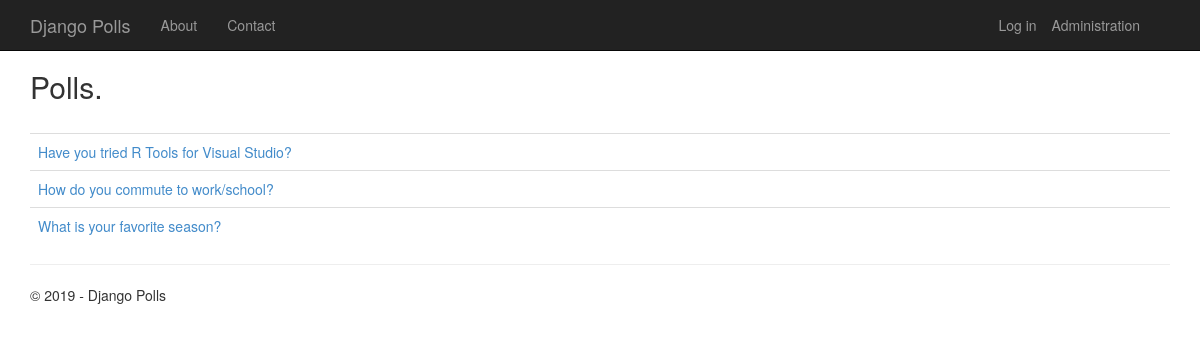
Before: / with the older database file.
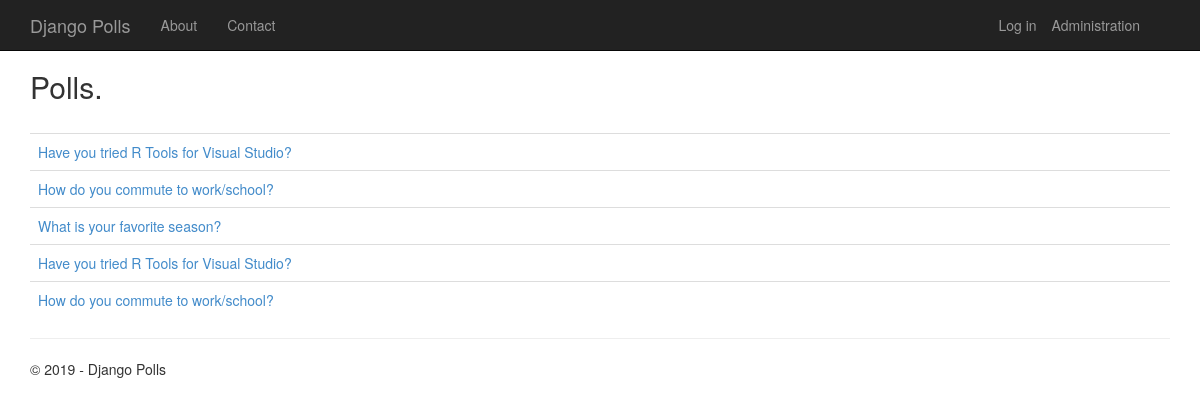
After: the same page with the newer database file.
### app/models.py (models this page shows, shortened)
class Poll(models.Model):
    text = models.CharField(max_length=200)
    pub_date = models.DateTimeField('date published')
    author = models.CharField(max_length=100, blank=True)

### app/views.py (the view)
class PollListView(ListView):
    model = Poll
    def get_context_data(self, **kwargs):
        context = super(PollListView, self).get_context_data(**kwargs)
        context['title'] = 'Polls'
        context['year'] = datetime.now().year
        return context

### app/templates/app/index.html (shortened to what this page needs)
{% extends "app/layout.html" %}
{% block content %}
<h2>Polls.</h2>
<br/>
{% if latest_poll_list %}
<table class="table table-hover">
    <tbody>
        {% for poll in latest_poll_list %}
        <tr>
            <td>
                <a href="{% url 'app:detail' poll.id %}">{{poll.text}}</a>
            </td>
        </tr>
        {% endfor %}
    </tbody>
</table>
{% endif %}
{% endblock %}

### app/templates/app/layout.html (shortened to what this page needs)
<!DOCTYPE html>
<html>
<head>
    {% load staticfiles %}
    <link rel="stylesheet" type="text/css" href="{% static 'app/content/bootstrap.min.css' %}" />
    <link rel="stylesheet" type="text/css" href="{% static 'app/content/site.css' %}" />
</head>
<body>
    <div class="navbar navbar-inverse navbar-fixed-top">
        <div class="container">
            <div class="navbar-header">
                <a href="/" class="navbar-brand">Django Polls</a>
            </div>
            <div class="navbar-collapse collapse">
                <ul class="nav navbar-nav">
                    <li><a href="{% url 'about' %}">About</a></li>
                    <li><a href="{% url 'contact' %}">Contact</a></li>
                </ul>
                {% include 'app/loginpartial.html' %}
            </div>
        </div>
    </div>
    <div class="container body-content">
{% block content %}{% endblock %}
        <hr/>
        <footer>
            <p>&copy; {{ year }} - Django Polls</p>
        </footer>
    </div>
</body>
</html>

### app/templates/app/loginpartial.html
<ul class="nav navbar-nav navbar-right">
    <li><a href="/admin">Administration</a></li>
</ul>
{% if user.is_authenticated %}
<form id="logoutForm" action="/logout" method="post" class="navbar-right">
    {% csrf_token %}
    <ul class="nav navbar-nav navbar-right">
        <li><span class="navbar-brand">Hello {{ user.username }}!</span></li>
        <li><a href="javascript:document.getElementById('logoutForm').submit()">Log off</a></li>
    </ul>
</form>
{% else %}
<ul class="nav navbar-nav navbar-right">
    <li><a href="{% url 'login' %}">Log in</a></li>
</ul>
{% endif %}

### app/static/app/content/site.css (style rules this page uses)
body { padding-top: 50px; padding-bottom: 20px; }
.body-content { padding-left: 15px; padding-right: 15px; }

Changed rows visible on the page:
added Poll: text "Have you tried R Tools for Visual Studio?"
added Poll: text "How do you commute to work/school?"
